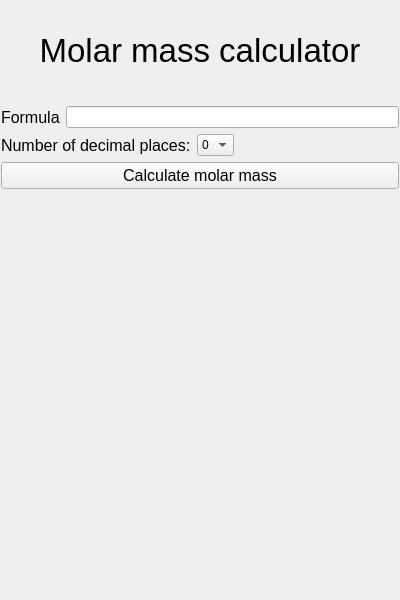
<?xml version="1.0" encoding="UTF-8"?>
<ui version="4.0">
 <class>main_window</class>
 <widget class="QMainWindow" name="main_window">
  <property name="geometry">
   <rect>
    <x>0</x>
    <y>0</y>
    <width>400</width>
    <height>600</height>
   </rect>
  </property>
  <property name="windowTitle">
   <string>Molar mass calculator</string>
  </property>
  <widget class="QWidget" name="centralwidget">
   <widget class="QWidget" name="verticalWidget" native="true">
    <property name="geometry">
     <rect>
      <x>0</x>
      <y>0</y>
      <width>400</width>
      <height>300</height>
     </rect>
    </property>
    <layout class="QVBoxLayout" name="main_layout" stretch="5,1,1,1,3,2">
     <property name="sizeConstraint">
      <enum>QLayout::SetMinAndMaxSize</enum>
     </property>
     <property name="leftMargin">
      <number>1</number>
     </property>
     <property name="rightMargin">
      <number>1</number>
     </property>
     <item>
      <widget class="QLabel" name="label">
       <property name="enabled">
        <bool>true</bool>
       </property>
       <property name="font">
        <font>
         <pointsize>25</pointsize>
        </font>
       </property>
       <property name="text">
        <string>Molar mass calculator</string>
       </property>
       <property name="alignment">
        <set>Qt::AlignCenter</set>
       </property>
      </widget>
     </item>
     <item>
      <layout class="QHBoxLayout" name="upper_layout" stretch="0,0">
       <item>
        <widget class="QLabel" name="formula_label">
         <property name="font">
          <font>
           <pointsize>12</pointsize>
          </font>
         </property>
         <property name="text">
          <string>Formula</string>
         </property>
        </widget>
       </item>
       <item>
        <widget class="QLineEdit" name="formula_entry"/>
       </item>
      </layout>
     </item>
     <item>
      <layout class="QHBoxLayout" name="lower_layout" stretch="10,1,9">
       <item>
        <widget class="QLabel" name="decimal_label">
         <property name="font">
          <font>
           <pointsize>12</pointsize>
          </font>
         </property>
         <property name="text">
          <string>Number of decimal places:</string>
         </property>
         <property name="alignment">
          <set>Qt::AlignLeading|Qt::AlignLeft|Qt::AlignVCenter</set>
         </property>
        </widget>
       </item>
       <item>
        <widget class="QComboBox" name="decimal_cb">
         <item>
          <property name="text">
           <string>0</string>
          </property>
         </item>
         <item>
          <property name="text">
           <string>1</string>
          </property>
         </item>
         <item>
          <property name="text">
           <string>2</string>
          </property>
         </item>
         <item>
          <property name="text">
           <string>3</string>
          </property>
         </item>
        </widget>
       </item>
       <item>
        <widget class="QLabel" name="blank_label">
         <property name="text">
          <string/>
         </property>
        </widget>
       </item>
      </layout>
     </item>
     <item>
      <widget class="QPushButton" name="pushButton">
       <property name="font">
        <font>
         <pointsize>12</pointsize>
        </font>
       </property>
       <property name="text">
        <string>Calculate molar mass</string>
       </property>
      </widget>
     </item>
     <item>
      <widget class="QLabel" name="error_label">
       <property name="font">
        <font>
         <pointsize>12</pointsize>
        </font>
       </property>
       <property name="styleSheet">
        <string notr="true">color: rgb(255, 0, 0);</string>
       </property>
       <property name="text">
        <string/>
       </property>
       <property name="alignment">
        <set>Qt::AlignCenter</set>
       </property>
      </widget>
     </item>
     <item>
      <widget class="QLabel" name="result_label">
       <property name="font">
        <font>
         <pointsize>18</pointsize>
        </font>
       </property>
       <property name="text">
        <string/>
       </property>
       <property name="alignment">
        <set>Qt::AlignCenter</set>
       </property>
      </widget>
     </item>
    </layout>
   </widget>
  </widget>
 </widget>
 <resources/>
 <connections/>
</ui>
